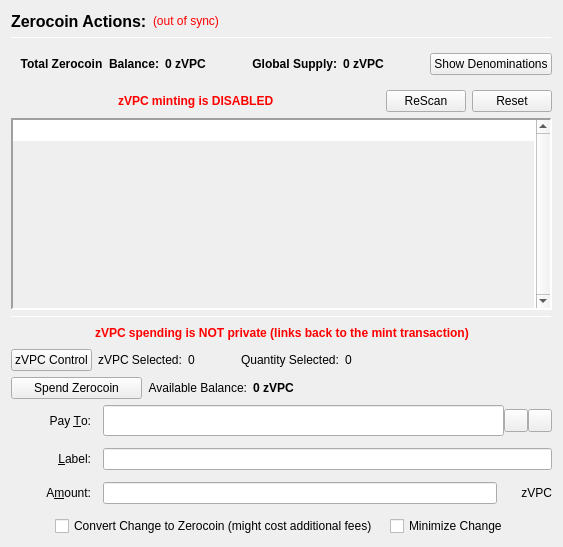
                  <widget class="QFrame" name="verticalFrameLeft">
                   <layout class="QVBoxLayout" name="verticalLayout_2">
                    <item>
                     <layout class="QVBoxLayout" name="verticalLayout_3">
                      <item>
                       <layout class="QHBoxLayout" name="horizontalLayout_3">
                        <item>
                         <widget class="QLabel" name="labelzVPCActions">
                          <property name="font">
                           <font>
                            <pointsize>12</pointsize>
                            <weight>75</weight>
                            <bold>true</bold>
                           </font>
                          </property>
                          <property name="text">
                           <string>Zerocoin Actions:</string>
                          </property>
                          <property name="alignment">
                           <set>Qt::AlignLeading|Qt::AlignLeft|Qt::AlignVCenter</set>
                          </property>
                         </widget>
                        </item>
                        <item>
                         <widget class="QLabel" name="labelzVPCSyncStatus">
                          <property name="toolTip">
                           <string>The displayed information may be out of date. Your wallet automatically synchronizes with the VoltPotCoin network after a connection is established, but this process has not completed yet.</string>
                          </property>
                          <property name="styleSheet">
                           <string notr="true">QLabel { color: red; }</string>
                          </property>
                          <property name="text">
                           <string notr="true">(out of sync)</string>
                          </property>
                          <property name="alignment">
                           <set>Qt::AlignLeading|Qt::AlignLeft|Qt::AlignVCenter</set>
                          </property>
                         </widget>
                        </item>
                        <item>
                         <spacer name="horizontalSpacer">
                          <property name="orientation">
                           <enum>Qt::Horizontal</enum>
                          </property>
                          <property name="sizeHint" stdset="0">
                           <size>
                            <width>40</width>
                            <height>20</height>
                           </size>
                          </property>
                         </spacer>
                        </item>
                       </layout>
                      </item>
                      <item>
                       <widget class="Line" name="lineUpperLeft">
                        <property name="minimumSize">
                         <size>
                          <width>0</width>
                          <height>1</height>
                         </size>
                        </property>
                        <property name="maximumSize">
                         <size>
                          <width>16777215</width>
                          <height>1</height>
                         </size>
                        </property>
                        <property name="frameShadow">
                         <enum>QFrame::Sunken</enum>
                        </property>
                        <property name="orientation">
                         <enum>Qt::Horizontal</enum>
                        </property>
                       </widget>
                      </item>
                      <item>
                       <widget class="QFrame" name="balanceSupplyFrame">
                        <layout class="QHBoxLayout" name="horizontalLayout_2" stretch="0,0,0,1,0">
                         <property name="rightMargin">
                          <number>0</number>
                         </property>
                         <item>
                          <layout class="QHBoxLayout" name="horizontalLayout_34">
                           <item>
                            <widget class="QLabel" name="labelzAvailableText_3">
                             <property name="font">
                              <font>
                               <weight>75</weight>
                               <bold>true</bold>
                              </font>
                             </property>
                             <property name="toolTip">
                              <string>Total Balance including unconfirmed and immature zVPC</string>
                             </property>
                             <property name="text">
                              <string>Total Zerocoin  Balance:</string>
                             </property>
                             <property name="alignment">
                              <set>Qt::AlignRight|Qt::AlignTrailing|Qt::AlignVCenter</set>
                             </property>
                            </widget>
                           </item>
                           <item>
                            <widget class="QLabel" name="labelzAvailableAmount_4">
                             <property name="minimumSize">
                              <size>
                               <width>40</width>
                               <height>0</height>
                              </size>
                             </property>
                             <property name="font">
                              <font>
                               <weight>75</weight>
                               <bold>true</bold>
                              </font>
                             </property>
                             <property name="toolTip">
                              <string>Total Balance including unconfirmed and immature zVPC</string>
                             </property>
                             <property name="text">
                              <string>0 zVPC</string>
                             </property>
                             <property name="alignment">
                              <set>Qt::AlignLeading|Qt::AlignLeft|Qt::AlignVCenter</set>
                             </property>
                            </widget>
                           </item>
                          </layout>
                         </item>
                         <item>
                          <spacer name="horizontalSpacer_32">
                           <property name="orientation">
                            <enum>Qt::Horizontal</enum>
                           </property>
                           <property name="sizeHint" stdset="0">
                            <size>
                             <width>40</width>
                             <height>20</height>
                            </size>
                           </property>
                          </spacer>
                         </item>
                         <item>
                          <layout class="QHBoxLayout" name="horizontalLayout_35">
                           <item>
                            <widget class="QLabel" name="labelZsupplyText_2">
                             <property name="font">
                              <font>
                               <weight>75</weight>
                               <bold>true</bold>
                              </font>
                             </property>
                             <property name="text">
                              <string>Global Supply:</string>
                             </property>
                             <property name="alignment">
                              <set>Qt::AlignRight|Qt::AlignTrailing|Qt::AlignVCenter</set>
                             </property>
                            </widget>
                           </item>
                           <item>
                            <widget class="QLabel" name="labelZsupplyAmount_2">
                             <property name="font">
                              <font>
                               <weight>75</weight>
                               <bold>true</bold>
                              </font>
                             </property>
                             <property name="text">
                              <string>0 zVPC</string>
                             </property>
                            </widget>
                           </item>
                          </layout>
                         </item>
                         <item>
                          <spacer name="horizontalSpacer_31">
                           <property name="orientation">
                            <enum>Qt::Horizontal</enum>
                           </property>
                           <property name="sizeHint" stdset="0">
                            <size>
                             <width>40</width>
                             <height>20</height>
                            </size>
                           </property>
                          </spacer>
                         </item>
                         <item>
                          <widget class="QPushButton" name="pushButtonShowDenoms">
                           <property name="toolTip">
                            <string>Show zVPC denominations list</string>
                           </property>
                           <property name="text">
                            <string>Show Denominations</string>
                           </property>
                          </widget>
                         </item>
                        </layout>
                       </widget>
                      </item>
                      <item>
                       <layout class="QHBoxLayout" name="horizontalLayout_4">
                        <item>
                         <spacer name="horizontalSpacer_2">
                          <property name="orientation">
                           <enum>Qt::Horizontal</enum>
                          </property>
                          <property name="sizeHint" stdset="0">
                           <size>
                            <width>40</width>
                            <height>20</height>
                           </size>
                          </property>
                         </spacer>
                        </item>
                        <item>
                         <widget class="QLabel" name="label">
                          <property name="styleSheet">
                           <string notr="true">color: red;
font-weight: bold;</string>
                          </property>
                          <property name="text">
                           <string>zVPC minting is DISABLED</string>
                          </property>
                         </widget>
                        </item>
                        <item>
                         <spacer name="horizontalSpacer_3">
                          <property name="orientation">
                           <enum>Qt::Horizontal</enum>
                          </property>
                          <property name="sizeHint" stdset="0">
                           <size>
                            <width>40</width>
                            <height>20</height>
                           </size>
                          </property>
                         </spacer>
                        </item>
                        <item>
                         <widget class="QPushButton" name="pushButtonMintReset">
                          <property name="maximumSize">
                           <size>
                            <width>80</width>
                            <height>16777215</height>
                           </size>
                          </property>
                          <property name="toolTip">
                           <string>Rescan the complete blockchain for  Zerocoin mints and their meta-data.</string>
                          </property>
                          <property name="text">
                           <string>ReScan</string>
                          </property>
                         </widget>
                        </item>
                        <item>
                         <widget class="QPushButton" name="pushButtonSpentReset">
                          <property name="maximumSize">
                           <size>
                            <width>80</width>
                            <height>16777215</height>
                           </size>
                          </property>
                          <property name="toolTip">
                           <string>Reset Zerocoin Wallet DB. Deletes transactions that did not make it into the blockchain.</string>
                          </property>
                          <property name="text">
                           <string>Reset</string>
                          </property>
                         </widget>
                        </item>
                       </layout>
                      </item>
                      <item>
                       <widget class="QPlainTextEdit" name="TEMintStatus">
                        <property name="font">
                         <font>
                          <pointsize>8</pointsize>
                         </font>
                        </property>
                        <property name="toolTip">
                         <string>Status and/or Mesages from the last Mint Action.</string>
                        </property>
                        <property name="frameShape">
                         <enum>QFrame::Panel</enum>
                        </property>
                        <property name="frameShadow">
                         <enum>QFrame::Sunken</enum>
                        </property>
                        <property name="lineWidth">
                         <number>2</number>
                        </property>
                        <property name="midLineWidth">
                         <number>2</number>
                        </property>
                        <property name="verticalScrollBarPolicy">
                         <enum>Qt::ScrollBarAlwaysOn</enum>
                        </property>
                        <property name="horizontalScrollBarPolicy">
                         <enum>Qt::ScrollBarAlwaysOff</enum>
                        </property>
                        <property name="readOnly">
                         <bool>true</bool>
                        </property>
                        <property name="plainText">
                         <string notr="true"/>
                        </property>
                        <property name="backgroundVisible">
                         <bool>true</bool>
                        </property>
                       </widget>
                      </item>
                      <item>
                       <widget class="Line" name="line">
                        <property name="minimumSize">
                         <size>
                          <width>0</width>
                          <height>1</height>
                         </size>
                        </property>
                        <property name="maximumSize">
                         <size>
                          <width>16777215</width>
                          <height>1</height>
                         </size>
                        </property>
                        <property name="orientation">
                         <enum>Qt::Horizontal</enum>
                        </property>
                       </widget>
                      </item>
                      <item>
                       <layout class="QHBoxLayout" name="horizontalLayout_7">
                        <item>
                         <spacer name="horizontalSpacer_18">
                          <property name="orientation">
                           <enum>Qt::Horizontal</enum>
                          </property>
                          <property name="sizeHint" stdset="0">
                           <size>
                            <width>40</width>
                            <height>20</height>
                           </size>
                          </property>
                         </spacer>
                        </item>
                        <item>
                         <widget class="QLabel" name="label_2">
                          <property name="styleSheet">
                           <string notr="true">color: red;
font-weight: bold;</string>
                          </property>
                          <property name="text">
                           <string>zVPC spending is NOT private (links back to the mint transaction)</string>
                          </property>
                         </widget>
                        </item>
                        <item>
                         <spacer name="horizontalSpacer_30">
                          <property name="orientation">
                           <enum>Qt::Horizontal</enum>
                          </property>
                          <property name="sizeHint" stdset="0">
                           <size>
                            <width>40</width>
                            <height>20</height>
                           </size>
                          </property>
                         </spacer>
                        </item>
                       </layout>
                      </item>
                      <item>
                       <layout class="QHBoxLayout" name="horizontalLayout_24">
                        <property name="leftMargin">
                         <number>0</number>
                        </property>
                        <property name="bottomMargin">
                         <number>0</number>
                        </property>
                        <item>
                         <widget class="QPushButton" name="pushButtonZPivControl">
                          <property name="text">
                           <string>zVPC Control</string>
                          </property>
                         </widget>
                        </item>
                        <item>
                         <widget class="QLabel" name="labelzPivSelected">
                          <property name="text">
                           <string>zVPC Selected:</string>
                          </property>
                         </widget>
                        </item>
                        <item>
                         <widget class="QLabel" name="labelzPivSelected_int">
                          <property name="text">
                           <string>0</string>
                          </property>
                         </widget>
                        </item>
                        <item>
                         <spacer name="horizontalSpacer_17">
                          <property name="orientation">
                           <enum>Qt::Horizontal</enum>
                          </property>
                          <property name="sizeType">
                           <enum>QSizePolicy::Fixed</enum>
                          </property>
                          <property name="sizeHint" stdset="0">
                           <size>
                            <width>40</width>
                            <height>20</height>
                           </size>
                          </property>
                         </spacer>
                        </item>
                        <item>
                         <widget class="QLabel" name="labelQuantitySelected">
                          <property name="text">
                           <string>Quantity Selected:</string>
                          </property>
                         </widget>
                        </item>
                        <item>
                         <widget class="QLabel" name="labelQuantitySelected_int">
                          <property name="text">
                           <string>0</string>
                          </property>
                         </widget>
                        </item>
                        <item>
                         <spacer name="horizontalSpacer_19">
                          <property name="orientation">
                           <enum>Qt::Horizontal</enum>
                          </property>
                          <property name="sizeHint" stdset="0">
                           <size>
                            <width>40</width>
                            <height>20</height>
                           </size>
                          </property>
                         </spacer>
                        </item>
                       </layout>
                      </item>
                      <item>
                       <layout class="QHBoxLayout" name="horizontalLayout_6">
                        <item>
                         <widget class="QPushButton" name="pushButtonSpendzVPC">
                          <property name="minimumSize">
                           <size>
                            <width>131</width>
                            <height>0</height>
                           </size>
                          </property>
                          <property name="toolTip">
                           <string>Spend Zerocoin. Without 'Pay To:' address creates payments to yourself.</string>
                          </property>
                          <property name="text">
                           <string>Spend Zerocoin</string>
                          </property>
                         </widget>
                        </item>
                        <item>
                         <widget class="QLabel" name="labelzVPCBalanceText">
                          <property name="toolTip">
                           <string>Available (mature and spendable) zVPC for spending</string>
                          </property>
                          <property name="text">
                           <string>Available Balance:</string>
                          </property>
                          <property name="alignment">
                           <set>Qt::AlignRight|Qt::AlignTrailing|Qt::AlignVCenter</set>
                          </property>
                         </widget>
                        </item>
                        <item>
                         <widget class="QLabel" name="labelzAvailableAmount_2">
                          <property name="font">
                           <font>
                            <weight>75</weight>
                            <bold>true</bold>
                           </font>
                          </property>
                          <property name="toolTip">
                           <string>Available (mature and spendable) zVPC for spending

zVPC are mature when they have more than 20 confirmations AND more than 2 mints of the same denomination after them were minted</string>
                          </property>
                          <property name="text">
                           <string>0 zVPC</string>
                          </property>
                          <property name="alignment">
                           <set>Qt::AlignLeading|Qt::AlignLeft|Qt::AlignVCenter</set>
                          </property>
                         </widget>
                        </item>
                        <item>
                         <spacer name="horizontalSpacer_4">
                          <property name="orientation">
                           <enum>Qt::Horizontal</enum>
                          </property>
                          <property name="sizeHint" stdset="0">
                           <size>
                            <width>40</width>
                            <height>20</height>
                           </size>
                          </property>
                         </spacer>
                        </item>
                       </layout>
                      </item>
                      <item>
                       <layout class="QGridLayout" name="gridLayout_7">
                        <property name="spacing">
                         <number>12</number>
                        </property>
                        <item row="0" column="0">
                         <widget class="QLabel" name="payToLabel">
                          <property name="minimumSize">
                           <size>
                            <width>80</width>
                            <height>0</height>
                           </size>
                          </property>
                          <property name="text">
                           <string>Pay &amp;To:</string>
                          </property>
                          <property name="alignment">
                           <set>Qt::AlignRight|Qt::AlignTrailing|Qt::AlignVCenter</set>
                          </property>
                          <property name="buddy">
                           <cstring>payTo</cstring>
                          </property>
                         </widget>
                        </item>
                        <item row="0" column="1">
                         <layout class="QHBoxLayout" name="payToLayout">
                          <property name="spacing">
                           <number>0</number>
                          </property>
                          <item>
                           <widget class="QValidatedLineEdit" name="payTo">
                            <property name="enabled">
                             <bool>true</bool>
                            </property>
                            <property name="minimumSize">
                             <size>
                              <width>0</width>
                              <height>31</height>
                             </size>
                            </property>
                            <property name="toolTip">
                             <string>The VoltPotCoin address to send the payment to. Creates local payment to yourself when empty.</string>
                            </property>
                           </widget>
                          </item>
                          <item>
                           <widget class="QToolButton" name="addressBookButton">
                            <property name="toolTip">
                             <string>Choose previously used address</string>
                            </property>
                            <property name="text">
                             <string/>
                            </property>
                            <property name="icon">
                             <iconset resource="../voltpotcoin.qrc">
                              <normaloff>:/icons/address-book</normaloff>:/icons/address-book</iconset>
                            </property>
                            <property name="shortcut">
                             <string>Alt+A</string>
                            </property>
                           </widget>
                          </item>
                          <item>
                           <widget class="QToolButton" name="pasteButton">
                            <property name="toolTip">
                             <string>Paste address from clipboard</string>
                            </property>
                            <property name="text">
                             <string/>
                            </property>
                            <property name="icon">
                             <iconset resource="../voltpotcoin.qrc">
                              <normaloff>:/icons/editpaste</normaloff>:/icons/editpaste</iconset>
                            </property>
                            <property name="shortcut">
                             <string>Alt+P</string>
                            </property>
                           </widget>
                          </item>
                         </layout>
                        </item>
                        <item row="1" column="0">
                         <widget class="QLabel" name="labelLabel">
                          <property name="minimumSize">
                           <size>
                            <width>80</width>
                            <height>0</height>
                           </size>
                          </property>
                          <property name="text">
                           <string>&amp;Label:</string>
                          </property>
                          <property name="alignment">
                           <set>Qt::AlignRight|Qt::AlignTrailing|Qt::AlignVCenter</set>
                          </property>
                          <property name="buddy">
                           <cstring>addAsLabel</cstring>
                          </property>
                         </widget>
                        </item>
                        <item row="1" column="1">
                         <widget class="QLineEdit" name="addAsLabel">
                          <property name="toolTip">
                           <string>Enter a label for this address to add it to the list of used addresses</string>
                          </property>
                         </widget>
                        </item>
                        <item row="2" column="0">
                         <widget class="QLabel" name="amountLabel">
                          <property name="minimumSize">
                           <size>
                            <width>80</width>
                            <height>0</height>
                           </size>
                          </property>
                          <property name="text">
                           <string>A&amp;mount:</string>
                          </property>
                          <property name="alignment">
                           <set>Qt::AlignRight|Qt::AlignTrailing|Qt::AlignVCenter</set>
                          </property>
                          <property name="buddy">
                           <cstring>zVPCpayAmount</cstring>
                          </property>
                         </widget>
                        </item>
                        <item row="2" column="1">
                         <layout class="QHBoxLayout" name="horizontalLayout_9">
                          <property name="spacing">
                           <number>0</number>
                          </property>
                          <item>
                           <widget class="QLineEdit" name="zVPCpayAmount"/>
                          </item>
                          <item>
                           <widget class="QLabel" name="labelzVPC">
                            <property name="minimumSize">
                             <size>
                              <width>55</width>
                              <height>0</height>
                             </size>
                            </property>
                            <property name="text">
                             <string>zVPC</string>
                            </property>
                            <property name="alignment">
                             <set>Qt::AlignRight|Qt::AlignTrailing|Qt::AlignVCenter</set>
                            </property>
                           </widget>
                          </item>
                         </layout>
                        </item>
                        <item row="3" column="0" colspan="2">
                         <layout class="QHBoxLayout" name="horizontalLayout_10">
                          <item>
                           <spacer name="horizontalSpacer_5">
                            <property name="orientation">
                             <enum>Qt::Horizontal</enum>
                            </property>
                            <property name="sizeHint" stdset="0">
                             <size>
                              <width>40</width>
                              <height>20</height>
                             </size>
                            </property>
                           </spacer>
                          </item>
                          <item>
                           <widget class="QCheckBox" name="checkBoxMintChange">
                            <property name="sizePolicy">
                             <sizepolicy hsizetype="MinimumExpanding" vsizetype="Fixed">
                              <horstretch>0</horstretch>
                              <verstretch>0</verstretch>
                             </sizepolicy>
                            </property>
                            <property name="layoutDirection">
                             <enum>Qt::LeftToRight</enum>
                            </property>
                            <property name="text">
                             <string>Convert Change to Zerocoin (might cost additional fees)</string>
                            </property>
                           </widget>
                          </item>
                          <item>
                           <widget class="QCheckBox" name="checkBoxMinimizeChange">
                            <property name="toolTip">
                             <string>If checked, the wallet tries to minimize the returning change instead of minimizing the number of spent denominations.</string>
                            </property>
                            <property name="text">
                             <string>Minimize Change</string>
                            </property>
                           </widget>
                          </item>
                          <item>
                           <spacer name="horizontalSpacer_6">
                            <property name="orientation">
                             <enum>Qt::Horizontal</enum>
                            </property>
                            <property name="sizeHint" stdset="0">
                             <size>
                              <width>40</width>
                              <height>20</height>
                             </size>
                            </property>
                           </spacer>
                          </item>
                         </layout>
                        </item>
                       </layout>
                      </item>
                     </layout>
                    </item>
                   </layout>
                  </widget>
